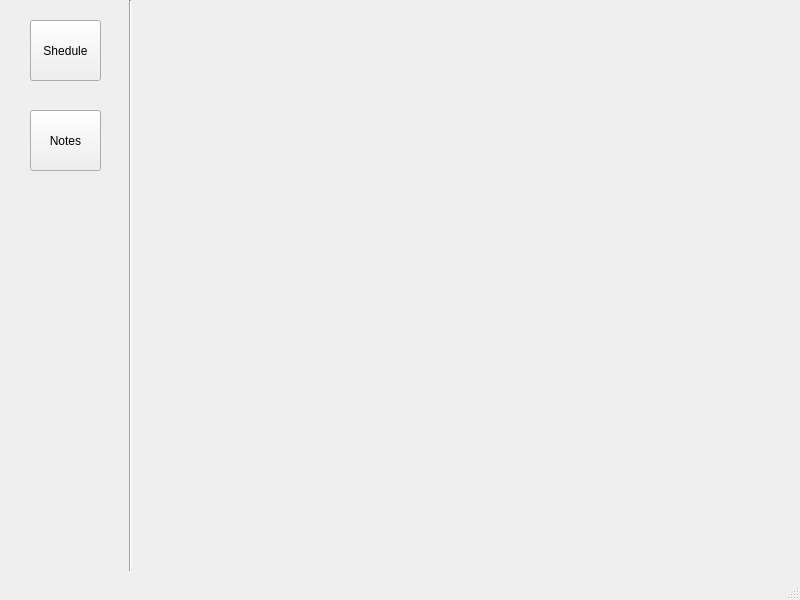
<?xml version="1.0" encoding="UTF-8"?>
<ui version="4.0">
 <class>MainWindow</class>
 <widget class="QMainWindow" name="MainWindow">
  <property name="geometry">
   <rect>
    <x>0</x>
    <y>0</y>
    <width>800</width>
    <height>600</height>
   </rect>
  </property>
  <property name="windowTitle">
   <string>MainWindow</string>
  </property>
  <widget class="QWidget" name="centralwidget">
   <widget class="Line" name="line">
    <property name="geometry">
     <rect>
      <x>120</x>
      <y>0</y>
      <width>20</width>
      <height>571</height>
     </rect>
    </property>
    <property name="orientation">
     <enum>Qt::Vertical</enum>
    </property>
   </widget>
   <widget class="QPushButton" name="pushButton">
    <property name="geometry">
     <rect>
      <x>30</x>
      <y>20</y>
      <width>71</width>
      <height>61</height>
     </rect>
    </property>
    <property name="text">
     <string>Shedule</string>
    </property>
   </widget>
   <widget class="QPushButton" name="pushButton_2">
    <property name="geometry">
     <rect>
      <x>30</x>
      <y>110</y>
      <width>71</width>
      <height>61</height>
     </rect>
    </property>
    <property name="text">
     <string>Notes</string>
    </property>
   </widget>
  </widget>
  <widget class="QMenuBar" name="menubar">
   <property name="geometry">
    <rect>
     <x>0</x>
     <y>0</y>
     <width>800</width>
     <height>22</height>
    </rect>
   </property>
  </widget>
  <widget class="QStatusBar" name="statusbar"/>
 </widget>
 <resources/>
 <connections/>
</ui>
